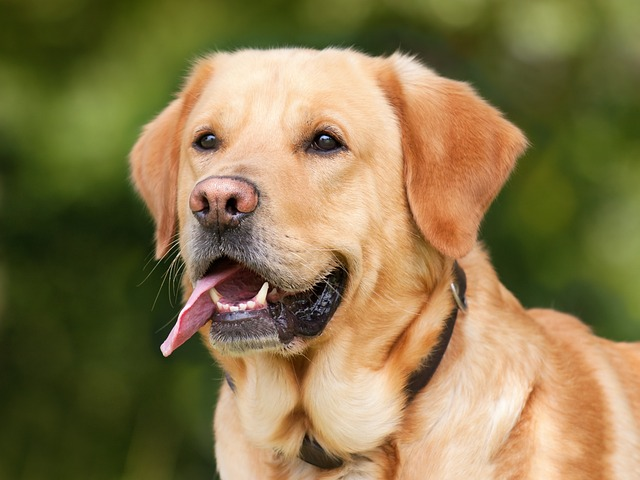
%> input picture Haar/dog.jpg, 640 x 480 px
$ octave --eval "haar;"   (GNU Octave 9; MATLAB toolbox functions it lacks are replaced by stand-ins)
%> lines starting %> are read from the running program, lines starting %| are printed output that depends on the picture
function haar()
imgPath = 'D:\BTL_DSTT\Haar\dog.jpg';
if ~isfile(imgPath)
    error('File not found. Please verify the absolute path.');
end

img = imread(imgPath);
%> img is the input picture: size 480x640x3 uint8; mean R, G, B 136.3, 119.6, 76.1
if size(img, 3) == 3
    img = rgb2gray(img);
%> img: size 480x640 uint8
end
X = double(img);

[rows, cols] = size(X);
%> rows = 480; cols = 640
X = X(1:2*floor(rows/2), 1:2*floor(cols/2));

A = X(1:2:end, 1:2:end);
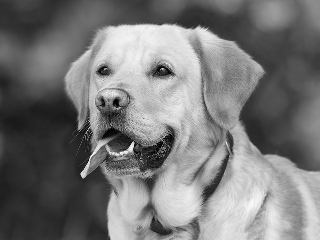
%> A: size 240x320 double; min 0, max 251, mean 119.5
B = X(1:2:end, 2:2:end);
C = X(2:2:end, 1:2:end);
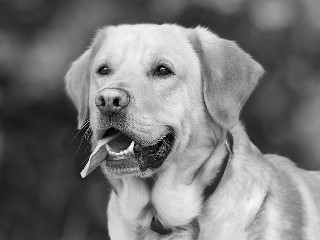
%> C: size 240x320 double; min 0, max 252, mean 119.7
D = X(2:2:end, 2:2:end);
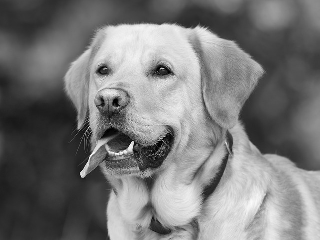
%> D: size 240x320 double; min 0, max 252, mean 119.8

LL = (A + B + C + D) / 2;
HL = (A + B - C - D) / 2;
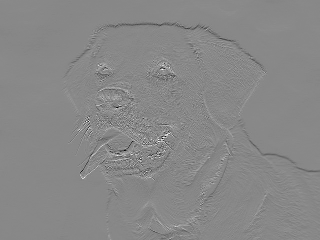
%> HL: size 240x320 double; min -126, max 110, mean -0.1; drawn with min black and max white
LH = (A - B + C - D) / 2;
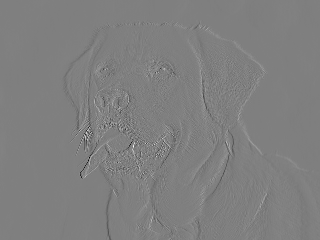
%> LH: size 240x320 double; min -167, max 166, mean -0.1; drawn with min black and max white
HH = (A - B - C + D) / 2;
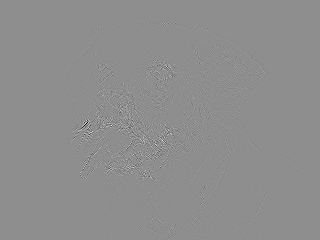
%> HH: size 240x320 double; min -124.5, max 98.5, mean 0; drawn with min black and max white

thresholds = [10, 30, 50];

figure('Position', [100, 100, 1200, 400]);
subplot(1, length(thresholds) + 1, 1);
imshow(uint8(X));
title('Original Image');

for i = 1:length(thresholds)
    tau = thresholds(i);

    LH_thresh = hard_threshold(LH, tau);
    HL_thresh = hard_threshold(HL, tau);
    HH_thresh = hard_threshold(HH, tau);

    total_coeffs = numel(LH) + numel(HL) + numel(HH);
    zero_coeffs = sum(LH_thresh(:) == 0) + sum(HL_thresh(:) == 0) + sum(HH_thresh(:) == 0);
    sparsity = (zero_coeffs / total_coeffs) * 100;

    [m, n] = size(LL);
    X_recon = zeros(2*m, 2*n);

    X_recon(1:2:end, 1:2:end) = (LL + HL_thresh + LH_thresh + HH_thresh) / 2; % A
    X_recon(1:2:end, 2:2:end) = (LL + HL_thresh - LH_thresh - HH_thresh) / 2; % B
    X_recon(2:2:end, 1:2:end) = (LL - HL_thresh + LH_thresh - HH_thresh) / 2; % C
    X_recon(2:2:end, 2:2:end) = (LL - HL_thresh - LH_thresh + HH_thresh) / 2; % D

    X_recon = max(min(X_recon, 255), 0);

    mse_val = mean((X(:) - X_recon(:)).^2);
    psnr_val = 10 * log10((255^2) / mse_val);

    subplot(1, length(thresholds) + 1, i + 1);
    imshow(uint8(X_recon));
    title(sprintf('\\tau = %d\nPSNR: %.2f dB\nSparsity: %.1f%%', tau, psnr_val, sparsity));
end
%> this loop made 3 passes
%> (zero_coeffs, sparsity, mse_val, psnr_val) on passes 1 to 3: (213208, 92.54, 4.93, 41.2), (228022, 98.97, 18.1, 35.55), (229824, 99.75, 26.49, 33.9)
%> `haar;`:
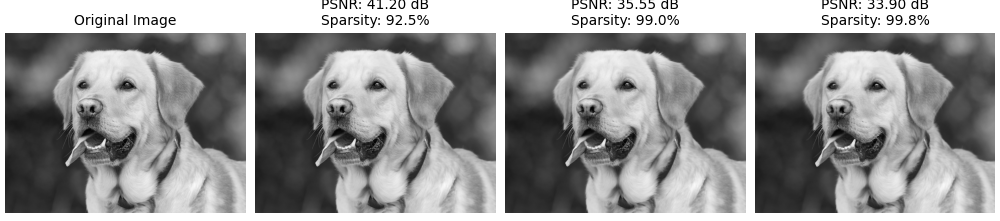
%> figure redrawn from the program's plot data, 4 panels
end

function coeff_thresh = hard_threshold(coeff, tau)
coeff_thresh = coeff;
coeff_thresh(abs(coeff) < tau) = 0;
end
